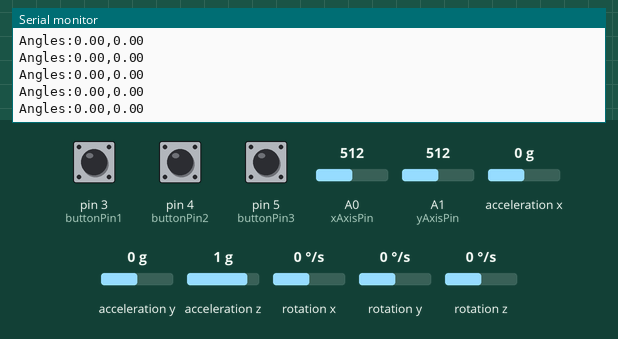
Recording of a sketch running on a simulated Arduino Uno, built with avr-gcc and run on an emulated ATmega328P. Parts: the last lines printed to the serial monitor. Inputs (shaded band) come from the test bench; at power-on: A0 (xAxisPin) = 512, A1 (yAxisPin) = 512, pin 3 (buttonPin1) LOW, acceleration x 0 g, pin 4 (buttonPin2) LOW, pin 5 (buttonPin3) LOW, acceleration y 0 g, acceleration z 1 g, rotation x 0 °/s, rotation y 0 °/s, rotation z 0 °/s.

Above: at 1.2 s.
1.3 s: A0 (xAxisPin) set to 810
At 1.39 s:
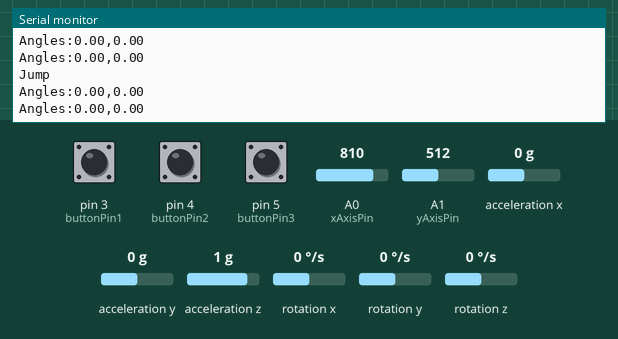
2.8 s: A1 (yAxisPin) set to 810
At 2.97 s:
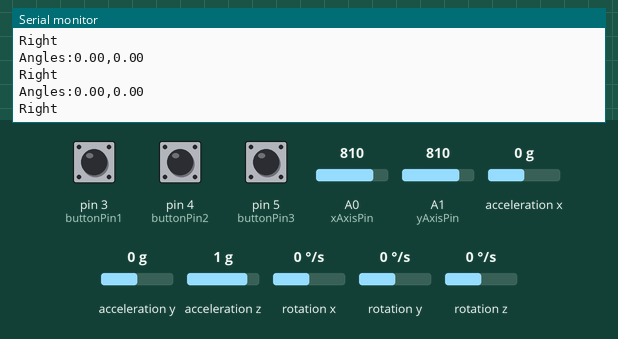
4.3 s: pin 3 (buttonPin1) pulled HIGH for 0.15 s
5.9 s: A0 (xAxisPin) set to 190
At 7.0 s:
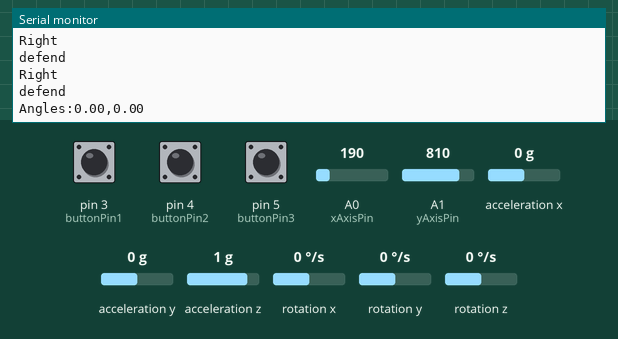
7.4 s: A1 (yAxisPin) set to 190
At 8.0 s:
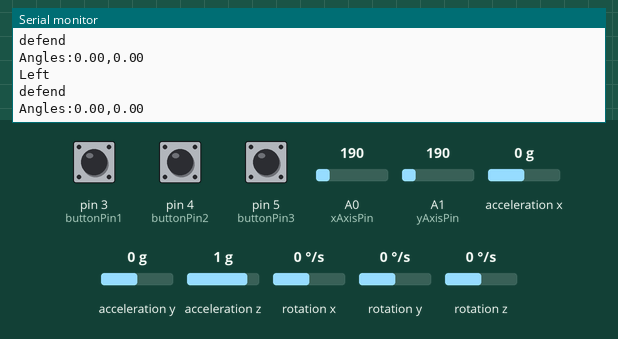
8.9 s: acceleration x set to -1.4 g
At 9.8 s:
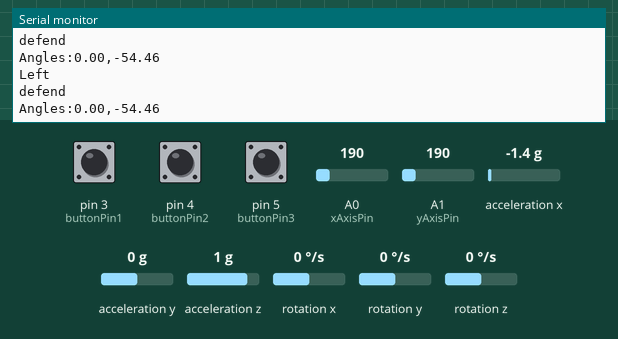

The sketch:

mpu6050TSC_txt.ino
```cpp
#include <Wire.h>
#include <MPU6050.h>

MPU6050 mpu;

const float alpha = 0.98; // 加速度计和陀螺仪融合系数
const long gyroInterval = 60; // 减少陀螺仪更新间隔（毫秒）

float angleX = 0; // 初始角度
float angleY = 0;

unsigned long previousJoystickMillis = 0;
const long joystickInterval = 50; // 每 50 毫秒读取一次摇杆数据

unsigned long previousGyroMillis = 0;

// 按钮的引脚
const int buttonPin1 = 3;
const int buttonPin2 = 4;
const int buttonPin3 = 5;
const int xAxisPin = A0; // X轴连接到模拟引脚A0
const int yAxisPin = A1; // Y轴连接到模拟引脚A1
int buttonState = HIGH;
int lastButtonState1 = HIGH;
int lastButtonState2 = HIGH;
int lastButtonState3 = HIGH;

unsigned long lastDebounceTime1 = 0;
unsigned long lastDebounceTime2 = 0;
unsigned long lastDebounceTime3 = 0;
const unsigned long debounceDelay = 50;
const unsigned long fireInterval = 160;
unsigned long lastFireTime = 0;

bool xstopSent = false; // 添加一个变量来跟踪是否已发送 Xstop 信号
bool jumpSent = false; // 添加一个变量来跟踪是否已发送 Jump 信号
bool defendSent = false; // 标记是否处于防御状态
bool fire1Sent = false;
bool fire2Sent = false;
bool fire3Sent = false;
void setup() {
  Serial.begin(9600);
  Wire.begin();
  mpu.initialize();

  if (!mpu.testConnection()) {
    Serial.println("MPU6050 connection failed");
    while (1);
  }

  pinMode(buttonPin1, INPUT);
  pinMode(buttonPin2, INPUT);
  pinMode(buttonPin3, INPUT);
  pinMode(xAxisPin, INPUT);
  pinMode(yAxisPin, INPUT);

  // 初始化角度为0
  angleX = 0;
  angleY = 0;
}

void loop() {
  unsigned long currentMillis = millis();

  if (currentMillis - previousJoystickMillis >= joystickInterval) {
    previousJoystickMillis = currentMillis;

    int xValue = analogRead(xAxisPin); // 读取X轴值
    int yValue = analogRead(yAxisPin); // 读取Y轴值

    // 处理摇杆数据
    if (yValue < 200) {
      Serial.println("Left");
      xstopSent = false; // 重置状态变量
    } else if (yValue > 800) {
      Serial.println("Right");
      xstopSent = false; // 重置状态变量
    } else if (xValue >= 200 && xValue <= 800) {
      // 只在 xstopSent 为 false 时发送 Xstop 信号
      if (!xstopSent) {
        Serial.println("Xstop");
        xstopSent = true; // 更新状态变量，防止重复发送
      }
    }

    // 处理 Y 轴数据，触发 Jump 信号
    if (xValue > 800)
    { // 阈值需要根据实际情况调整
      if (!jumpSent)
      {
        Serial.println("Jump");
        jumpSent = true; // 更新状态变量，防止重复发送
      }
    }
    else
    {
      jumpSent = false; // 当 Y 轴值低于阈值时，重置状态变量
    }

    if (xValue < 200)
    {
      Serial.println("defend");
      defendSent = false;
    }
    else
    {
      if(!defendSent) Serial.println("defendstop");
      defendSent = true;
    }

  }

  if (currentMillis - previousGyroMillis >= gyroInterval) {
    previousGyroMillis = currentMillis;

    int16_t ax, ay, az;
    int16_t gx, gy, gz;
    mpu.getMotion6(&ax, &ay, &az, &gx, &gy, &gz);

    float accelAngleX = atan2(ay, az) * 180 / PI;
    float accelAngleY = atan2(ax, az) * 180 / PI;

    float gyroRateX = gx / 65.5;
    float gyroRateY = gy / 65.5;

    // 获取当前角度而不是逐渐变化
    float dt = gyroInterval / 1000.0; // 转换为秒
    angleX = accelAngleX; // 当前加速度计角度
    angleY = accelAngleY; // 当前加速度计角度

    // 发送角度数据到串口
    Serial.print("Angles:");
    Serial.print(angleX);
    Serial.print(",");
    Serial.println(angleY);
  }
  handleButton(buttonPin1, "Fire1", fire1Sent, lastDebounceTime1, lastButtonState1);
  handleButton(buttonPin2, "Fire2", fire2Sent, lastDebounceTime2, lastButtonState2);
  handleButton(buttonPin3, "Fire3", fire3Sent, lastDebounceTime3, lastButtonState3);

}
void handleButton(int buttonPin, const char* fireSignal, bool& fireSent, unsigned long& lastDebounceTime, int& lastButtonState)
{
  int reading = digitalRead(buttonPin);

  // 去抖动处理
  if (reading != lastButtonState) {
    lastDebounceTime = millis();
  }

  // 检查去抖动后的按钮状态
  if ((millis() - lastDebounceTime) > debounceDelay) {
    if (reading == HIGH) {
      // 如果按钮被按下且尚未发送信号
      if (!fireSent) {
        // 发送信号并更新状态
        Serial.println(fireSignal);
        fireSent = true;
        lastFireTime = millis(); // 记录上次发送时间
      } else {
        // 如果已经发送信号，检查是否达到发送间隔
        if (millis() - lastFireTime >= fireInterval) {
          Serial.println(fireSignal); // 持续发送信号
          lastFireTime = millis(); // 更新上次发送时间
        }
      }
    } else {
      // 按钮松开时重置状态
      fireSent = false;
    }
  }

  lastButtonState = reading; // 更新最后按钮状态
}
```

Measured:
- after the input at 1.3 s, the serial monitor: prints a new line at once (image 1)
- after the input at 2.8 s, the serial monitor: prints a new line at once (image 2)
- after the input at 5.9 s, the serial monitor: prints a new line at once (image 3)
- after the input at 7.4 s, the serial monitor: prints a new line at once (image 4)
- after the input at 8.9 s, the serial monitor: prints a new line after 0.05 s (image 5)
